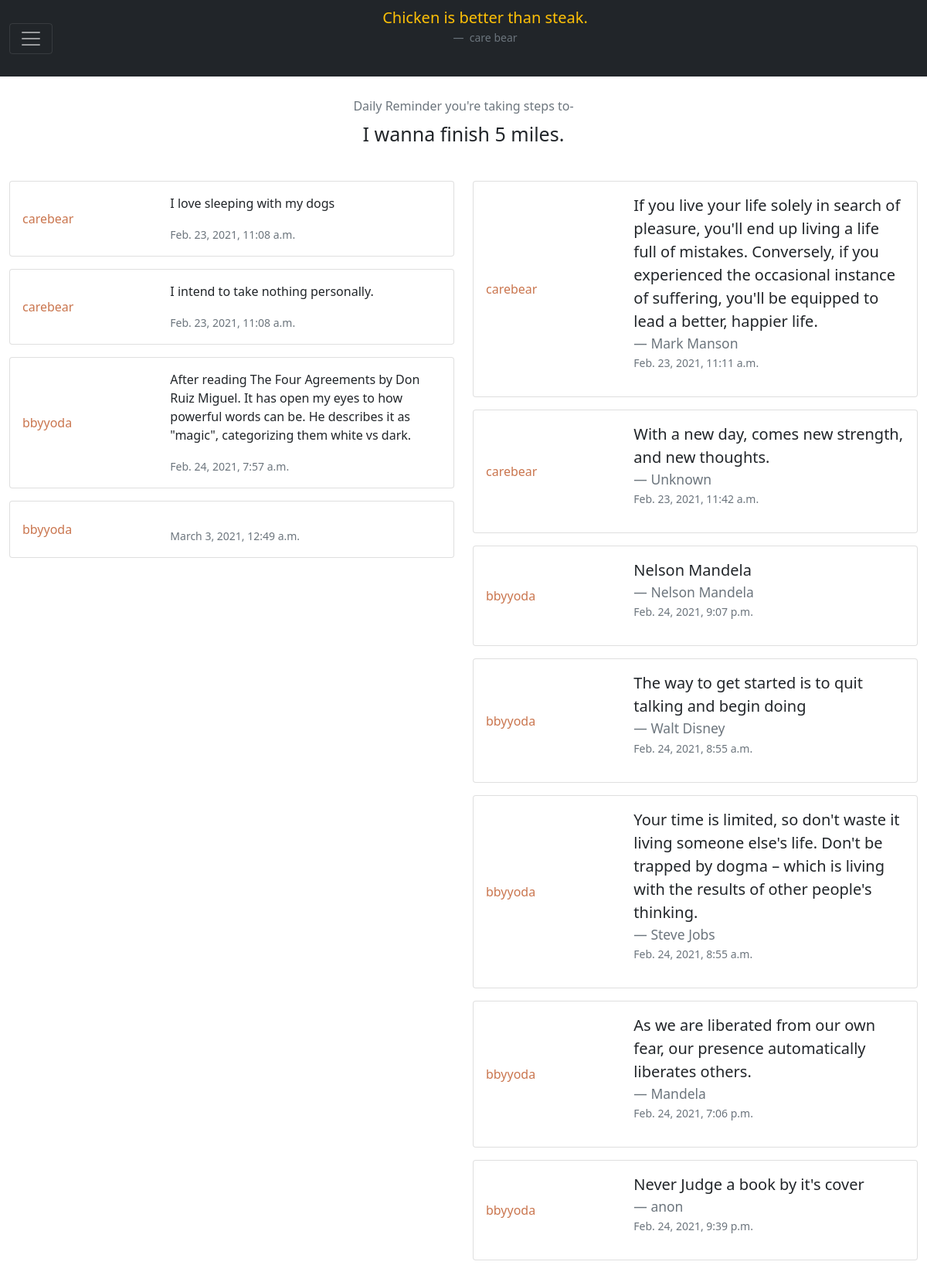
The app's page /bloomboard (signed in) with its own data.
### blossom_app/models.py (models this page shows)
class Users (models.Model):
    first_name = models.CharField(max_length=30)
    last_name = models.CharField(max_length=30)
    username = models.CharField(max_length=30)
    email = models.EmailField()
    password =  models.CharField(max_length=70)
    reasons = models.TextField()
    personal_quote = models.TextField()
    objects = UserManager()
    created_at = models.DateTimeField(auto_now_add=True)
    updated_at = models.DateTimeField(auto_now = True)

class Journal_Entires(models.Model):
    entry = models.TextField()
    user = models.ForeignKey(Users, related_name='journal_entry', on_delete=models.CASCADE)
    created_at = models.DateTimeField(auto_now_add=True)
    updated_at = models.DateTimeField(auto_now = True)

class Quotes(models.Model):
    the_quote = models.TextField(null=True)
    quote_author = models.CharField(max_length=200, null=True)
    user = models.ForeignKey(Users, related_name='quote', on_delete=models.CASCADE)
    created_at = models.DateTimeField(auto_now_add=True)
    updated_at = models.DateTimeField(auto_now = True)

### blossom_app/views.py (the view)
# urls.py: path('bloomboard', views.show_bloomboard),
def show_bloomboard(request):
    current_user = Users.objects.get(id=request.session['user_id'])
    context = {
        'current_user': current_user,
        'current_user_entries': Journal_Entires.objects.filter(user=current_user),
        'current_user_quotes': Quotes.objects.filter(user=current_user),
        'entries': Journal_Entires.objects.all(),
        'quotes': Quotes.objects.all()
        }
    return render(request, 'bloomboard.html', context)

### blossom_app/templates/bloomboard.html (shortened to what this page needs)
<!DOCTYPE html>
<html lang="en">
<head>
    <link href="https://cdn.jsdelivr.net/npm/bootstrap@5.0.0-beta2/dist/css/bootstrap.min.css" rel="stylesheet"
 />
</head>
<body>
    <nav class="navbar navbar-dark bg-dark">
        <div class="container-fluid">
            <button class="navbar-toggler" type="button" data-bs-toggle="collapse" data-bs-target="#navbar"
                aria-controls="navbarToggleExternalContent" aria-expanded="false" aria-label="Toggle navigation">
                <span class="navbar-toggler-icon"></span>
            </button>
            <figure class="text-center mx-auto">
                <blockquote class="blockquote text-warning">
                    <p>{{current_user.personal_quote}}</p>
                </blockquote>
                <figcaption class="blockquote-footer">
                    {{current_user.first_name}} {{current_user.last_name}}
                </figcaption>
            </figure>
        </div>
    </nav>
    <header class="m-3">
        <div class="card text-center mx-auto" style="width: 800px; border-color: white;">
            <div class="card-body">
                <h6 class="card-subtitle mb-2 text-muted">
                    Daily Reminder you're taking steps to-
                </h6>
                <p class="card-text" style="font-size: 25px">
                    {{current_user.reasons}}
                </p>
            </div>
        </div>
    </header>
    <div class="container-fluid mx-auto m-4">
        <div class="row">
            <div class="col">
                {% for entry in entries %}
                <div class="card mb-3">
                    <div class="row g-0">
                        <div class="col-sm-4 my-auto">
                            <a href="/profile/{{entry.user.id}}"  class="text-decoration-none m-3 my-auto" style="color:rgb(202, 118, 79);">{{entry.user.username}}</a> <br>
                        </div>
                        <div class="col-md-8">
                            <div class="card-body">
                                <p class="card-text">{{entry.entry}}</p>
                                <p class="card-text">
                                    <small class="text-muted">{{entry.updated_at}}</small>
                                </p>
                            </div>
                        </div>
                    </div>
                </div>
                {% endfor %}
            </div>
            <div class="col">
                {% for quote in quotes %}
                <div class="card mb-3">
                    <div class="row g-0">
                        <div class="col-sm-4 my-auto">
                            <a href="/profile/{{quote.user.id}}" class="text-decoration-none m-3 my-auto" style="color:rgb(202, 118, 79);">{{quote.user.username}}</a>
                        </div>
                        <div class="col-md-8">
                            <div class="card-body">
                                <blockquote class="blockquote mb-0">
                                    <p>{{quote.the_quote}}</p>
                                    <footer class="blockquote-footer">{{quote.quote_author}}</footer>
                                </blockquote>
                                    <small class="text-muted">{{quote.updated_at}}</small>
                            </div>
                        </div>
                    </div>
                </div>
                {% endfor %}
            </div>
        </div>
    </div>
</body>
</html>

### records on screen
Users: personal_quote "Chicken is better than steak.", first_name "care", last_name "bear", reasons "I wanna finish 5 miles."
Journal_Entires: user.username "carebear", entry "I love sleeping with my dogs", updated_at "Feb. 23, 2021, 11:08 a.m."
Journal_Entires: user.username "carebear", entry "I intend to take nothing personally.", updated_at "Feb. 23, 2021, 11:08 a.m."
Journal_Entires: user.username "bbyyoda", entry "After reading The Four Agreements by Don Ruiz Miguel. It has open my eyes to how powerful words can be. He describes it as \"magic\", categorizing them white vs dark.", updated_at "Feb. 24, 2021, 7:57 a.m."
Journal_Entires: user.username "bbyyoda", updated_at "March 3, 2021, 12:49 a.m."
Quotes: user.username "carebear", the_quote "If you live your life solely in search of pleasure, you'll end up living a life full of mistakes. Conversely, if you experienced the occasional instance of suffering, you'll be equipped to lead a better, happier life.", quote_author "Mark Manson", updated_at "Feb. 23, 2021, 11:11 a.m."
Quotes: user.username "carebear", the_quote "With a new day, comes new strength, and new thoughts.", quote_author "Unknown", updated_at "Feb. 23, 2021, 11:42 a.m."
Quotes: user.username "bbyyoda", the_quote "Nelson Mandela", quote_author "Nelson Mandela", updated_at "Feb. 24, 2021, 9:07 p.m."
Quotes: user.username "bbyyoda", the_quote "The way to get started is to quit talking and begin doing", quote_author "Walt Disney", updated_at "Feb. 24, 2021, 8:55 a.m."
Quotes: user.username "bbyyoda", the_quote "Your time is limited, so don't waste it living someone else's life. Don't be trapped by dogma – which is living with the results of other people's thinking.", quote_author "Steve Jobs", updated_at "Feb. 24, 2021, 8:55 a.m."
Quotes: user.username "bbyyoda", the_quote "As we are liberated from our own fear, our presence automatically liberates others.", quote_author "Mandela", updated_at "Feb. 24, 2021, 7:06 p.m."
Quotes: user.username "bbyyoda", the_quote "Never Judge a book by it's cover", quote_author "anon", updated_at "Feb. 24, 2021, 9:39 p.m."
